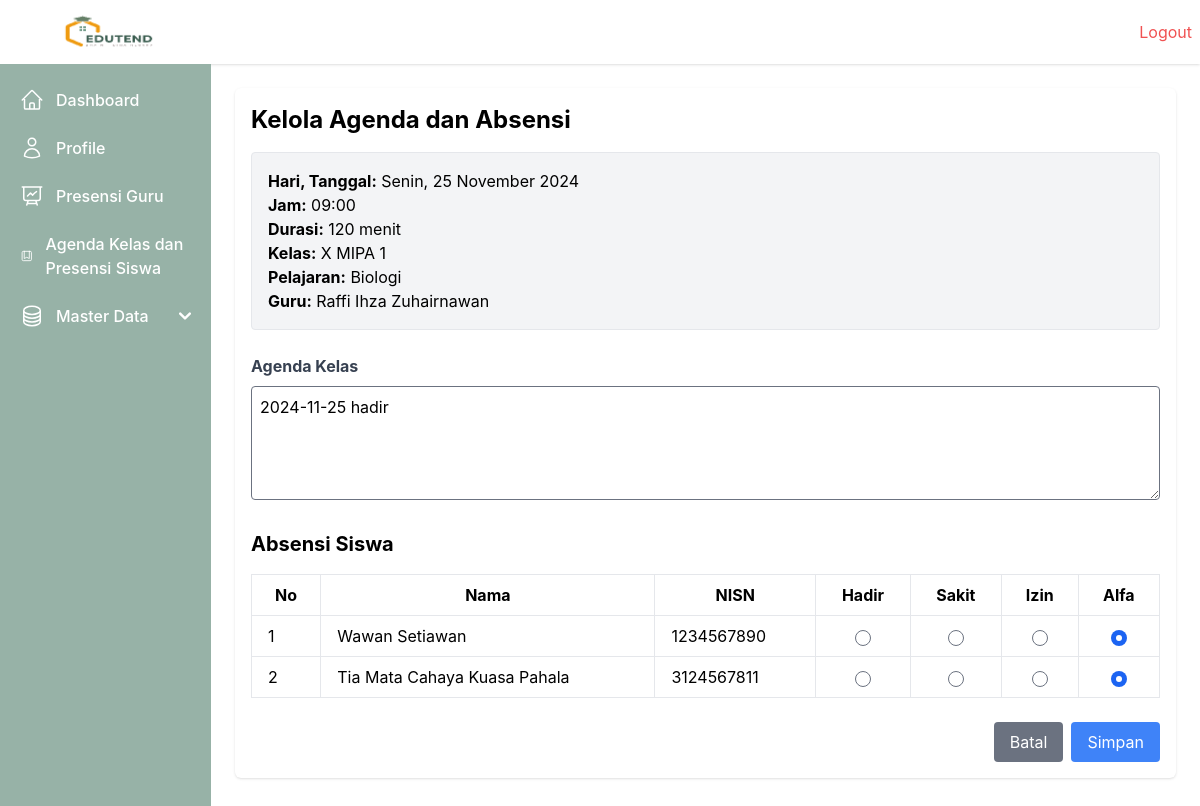
Page /absensi_siswa/1/2024-11-25/ (signed in) on the earlier database version.
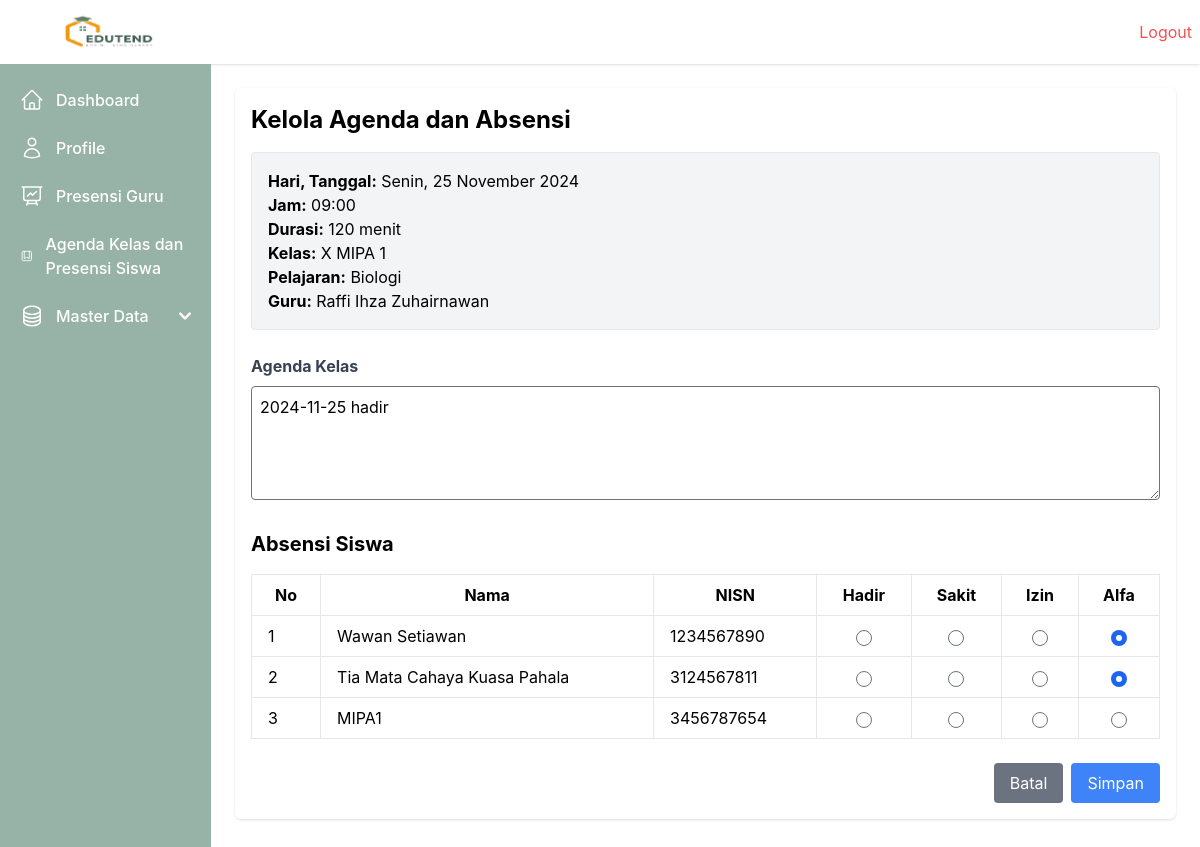
Same page on the later database version.
### webabsensi/models.py (models this page shows, shortened)
class Student(models.Model):
    GENDER_CHOICES = [
        ('L', 'Laki-laki'),
        ('P', 'Perempuan'),
    ]
    nisn = models.CharField(max_length=20, unique=True)
    id_kelas = models.ForeignKey(Class, on_delete=models.CASCADE)
    nama = models.CharField(max_length=50)
    gender = models.CharField(max_length=1, choices=GENDER_CHOICES)
    created_at = models.DateTimeField(auto_now_add=True)
    updated_at = models.DateTimeField(auto_now=True)

class AttendanceSiswa(models.Model):
    STATUS_CHOICES = [
        ('Hadir', 'Hadir'),
        ('Sakit', 'Sakit'),
        ('Izin', 'Izin'),
        ('Alfa', 'Alfa'),
    ]
    id_siswa = models.ForeignKey(Student, on_delete=models.CASCADE)
    id_agenda = models.ForeignKey(Agenda, on_delete=models.CASCADE)
    status = models.CharField(max_length=10, choices=STATUS_CHOICES)
    created_at = models.DateTimeField(auto_now_add=True)
    updated_at = models.DateTimeField(auto_now=True)

### webabsensi/views.py (the view)
    def wrapper(request, *args, **kwargs):
        user_id = request.session.get('user_id')
        if not user_id:
            messages.error(request, 'Anda harus login terlebih dahulu.')
            return redirect('login')
        return view_func(request, *args, **kwargs)

### webabsensi/views.py (called while the page is built)
def login_required(view_func):
    def wrapper(request, *args, **kwargs):
        user_id = request.session.get('user_id')
        if not user_id:
            messages.error(request, 'Anda harus login terlebih dahulu.')
            return redirect('login')
        return view_func(request, *args, **kwargs)
    return wrapper

### webabsensi/templates/absensi_siswa/kelola_absensi.html (shortened to what this page needs)
{% extends 'base.html' %} {% block content %}
<div class="">
  <h1 class="text-2xl font-bold mb-4">Kelola Agenda dan Absensi</h1>
  <div class="mb-6 p-4 border rounded bg-gray-100">
    <p>
      <strong>Hari, Tanggal:</strong> {{ schedule.hari }}, {{ formatted_tanggal }}
    </p>
    <p><strong>Jam:</strong> {{ schedule.jam_mulai|date:"H:i" }}</p>
    <p><strong>Durasi:</strong> {{ schedule.durasi }} menit</p>
    <p><strong>Kelas:</strong> {{ schedule.id_class.nama_kelas }}</p>
    <p><strong>Pelajaran:</strong> {{ schedule.id_lesson.nama_pelajaran }}</p>
    <p><strong>Guru:</strong> {{ schedule.id_guru.nama }}</p>
  </div>
  <form method="POST" id="attendance-form">
    <div class="mb-6">
      <label for="isi_agenda" class="block text-gray-700 font-bold mb-2"
        >Agenda Kelas</label
      >
      <textarea
        name="isi_agenda"
        id="isi_agenda"
        class="w-full p-2 border rounded"
        rows="4"
        required
      >
{{ agenda.isi_agenda|default_if_none:"" }}</textarea
      >
    </div>
    <h2 class="text-xl font-bold mb-4">Absensi Siswa</h2>
    <table
      id="attendance-table"
      class="table-auto w-full border-collapse border border-gray-300"
    >
      <thead>
        <tr>
          <th class="border px-4 py-2">No</th>
          <th class="border px-4 py-2">Nama</th>
          <th class="border px-4 py-2">NISN</th>
          <th class="border px-4 py-2">Hadir</th>
          <th class="border px-4 py-2">Sakit</th>
          <th class="border px-4 py-2">Izin</th>
          <th class="border px-4 py-2">Alfa</th>
        </tr>
      </thead>
      <tbody>
        {% for student, status in students_with_status %}
        <tr>
          <td class="border px-4 py-2">{{ forloop.counter }}</td>
          <td class="border px-4 py-2">{{ student.nama }}</td>
          <td class="border px-4 py-2">{{ student.nisn }}</td>
          <td class="border px-4 py-2 text-center">
            <input type="radio" name="status_{{ student.id }}" value="Hadir" {% if status == "Hadir" %}checked{% endif %}>
          </td>
          <td class="border px-4 py-2 text-center">
            <input type="radio" name="status_{{ student.id }}" value="Sakit" {% if status == "Sakit" %}checked{% endif %}>
          </td>
          <td class="border px-4 py-2 text-center">
            <input type="radio" name="status_{{ student.id }}" value="Izin" {% if status == "Izin" %}checked{% endif %}>
          </td>
          <td class="border px-4 py-2 text-center">
            <input type="radio" name="status_{{ student.id }}" value="Alfa" {% if status == "Alfa" %}checked{% endif %}>
          </td>
        </tr>
        {% endfor %}
      </tbody>
    </table>
    <div class="flex justify-end mt-6">
      <a
        href="{% url 'manage_absensi_siswa' %}?date={{ tanggal }}"
        class="bg-gray-500 text-white px-4 py-2 rounded mr-2"
        >Batal</a
      >
      <button type="submit" class="bg-blue-500 text-white px-4 py-2 rounded">
        Simpan
      </button>
    </div>
  </form>
</div>
{% endblock %}

Differences in the rows shown:
added Student: nama "MIPA1", nisn "3456787654"
